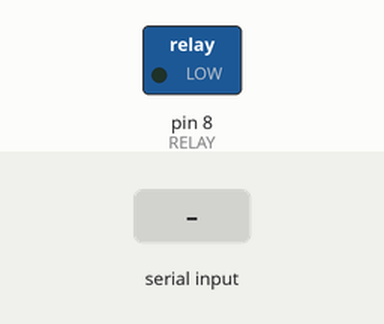
This sketch was run on a simulated Arduino Uno, built with avr-gcc and run on an emulated ATmega328P. Shown: switched loads named in the sketch (green lamp = pin HIGH). The test bench sets the inputs (shaded band).

Above: at 1.2 s.
1.3 s: "1" received over Serial
At 1.85 s:
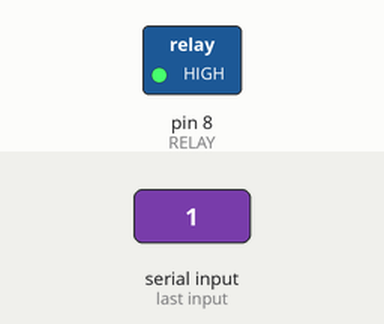
Timing chart, 0 to 4.3 s (numbered marks = the images above; inputs shaded):
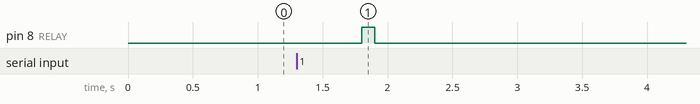

Measured:
- after the input at 1.3 s, pin 8 (RELAY): LOW → HIGH after 0.50 s, → LOW 0.10 s later

The sketch:

RelayControl.ino
```cpp
#define RELAY 8
void setup() {
  // put your setup code here, to run once:
  pinMode(RELAY, OUTPUT);
  Serial.begin(9600);
}

void loop () {
  if (Serial.available()) {
    int status = Serial.read();
    if (status == '1') {
      digitalWrite(RELAY, HIGH);
    }
    Serial.flush();
  }
  delay(100);
  digitalWrite(RELAY, LOW);
  delay(500);
}
```
